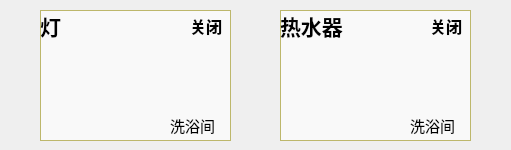
    <widget class="QWidget" name="tab_4">
     <attribute name="title">
      <string>洗浴间</string>
     </attribute>
     <widget class="QPushButton" name="washLightButton_2">
      <property name="geometry">
       <rect>
        <x>40</x>
        <y>10</y>
        <width>191</width>
        <height>131</height>
       </rect>
      </property>
      <property name="font">
       <font>
        <pointsize>10</pointsize>
       </font>
      </property>
      <property name="styleSheet">
       <string notr="true">background-color: rgba(255, 255, 255, 60%);
border:1px solid darkkhaki;
border-image: url(:/image/ledstop.png);</string>
      </property>
      <property name="text">
       <string/>
      </property>
     </widget>
     <widget class="QPushButton" name="washHeaterLabelButton">
      <property name="geometry">
       <rect>
        <x>280</x>
        <y>10</y>
        <width>191</width>
        <height>131</height>
       </rect>
      </property>
      <property name="font">
       <font>
        <pointsize>10</pointsize>
       </font>
      </property>
      <property name="styleSheet">
       <string notr="true">background-color: rgba(255, 255, 255, 60%);
border:1px solid darkkhaki;
border-image: url(:/image/hotwater.png);</string>
      </property>
      <property name="text">
       <string/>
      </property>
     </widget>
     <widget class="QLabel" name="washLightLabel">
      <property name="geometry">
       <rect>
        <x>190</x>
        <y>10</y>
        <width>72</width>
        <height>31</height>
       </rect>
      </property>
      <property name="font">
       <font>
        <family>宋体</family>
        <pointsize>12</pointsize>
        <weight>75</weight>
        <bold>true</bold>
       </font>
      </property>
      <property name="text">
       <string>关闭</string>
      </property>
     </widget>
     <widget class="QLabel" name="label_52">
      <property name="geometry">
       <rect>
        <x>170</x>
        <y>110</y>
        <width>72</width>
        <height>31</height>
       </rect>
      </property>
      <property name="font">
       <font>
        <family>宋体</family>
        <pointsize>11</pointsize>
        <weight>50</weight>
        <italic>false</italic>
        <bold>false</bold>
       </font>
      </property>
      <property name="text">
       <string>洗浴间</string>
      </property>
     </widget>
     <widget class="QLabel" name="label_53">
      <property name="geometry">
       <rect>
        <x>40</x>
        <y>10</y>
        <width>72</width>
        <height>31</height>
       </rect>
      </property>
      <property name="font">
       <font>
        <family>宋体</family>
        <pointsize>16</pointsize>
        <weight>75</weight>
        <bold>true</bold>
       </font>
      </property>
      <property name="text">
       <string>灯</string>
      </property>
     </widget>
     <widget class="QLabel" name="washHeaterLabel">
      <property name="geometry">
       <rect>
        <x>430</x>
        <y>10</y>
        <width>72</width>
        <height>31</height>
       </rect>
      </property>
      <property name="font">
       <font>
        <family>宋体</family>
        <pointsize>12</pointsize>
        <weight>75</weight>
        <bold>true</bold>
       </font>
      </property>
      <property name="text">
       <string>关闭</string>
      </property>
     </widget>
     <widget class="QLabel" name="label_55">
      <property name="geometry">
       <rect>
        <x>410</x>
        <y>110</y>
        <width>72</width>
        <height>31</height>
       </rect>
      </property>
      <property name="font">
       <font>
        <family>宋体</family>
        <pointsize>11</pointsize>
        <weight>50</weight>
        <italic>false</italic>
        <bold>false</bold>
       </font>
      </property>
      <property name="text">
       <string>洗浴间</string>
      </property>
     </widget>
     <widget class="QLabel" name="label_56">
      <property name="geometry">
       <rect>
        <x>280</x>
        <y>10</y>
        <width>91</width>
        <height>31</height>
       </rect>
      </property>
      <property name="font">
       <font>
        <family>宋体</family>
        <pointsize>16</pointsize>
        <weight>75</weight>
        <bold>true</bold>
       </font>
      </property>
      <property name="text">
       <string>热水器</string>
      </property>
     </widget>
    </widget>
